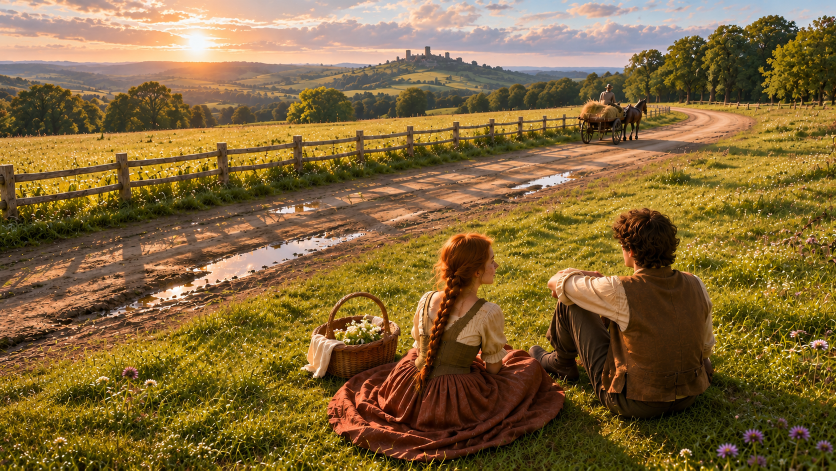
#> input picture reference_images/POV_MASTER.png, 1672 x 941 px, found by its file name (shown at 1/2 size)
$ python frame_bible.py
#> lines starting #> are read from the running program, lines starting #| are printed output that depends on the picture
### tools/camera.py
"""Pinhole model of the Lovers tree camera, fitted to reference_images/POV_MASTER.png.

World axes: origin on the ground directly below the lens.
  X = metres to the right of the neutral view direction
  Z = metres forward along the ground (neutral view direction)
  Y = metres up
Image: 1672 x 941 px, origin top-left.

Fit (see bible/FRAME_BIBLE.md for the working):
  horizon at y=125 px  -> pitch 14.7 deg down at f=1312 px (~65 deg horizontal FOV)
  fence posts (~1.2 m) and the hay wagon (~2.8 m with driver) both fit a lens height of ~3.6 m.
These are estimates from an AI image, not survey numbers. Change them here only, and
re-render every board when you do.
"""
import math

W, H = 1672, 941
F = 1312.0            # focal length in px
CX, CY = W / 2, 470.0
PITCH = math.radians(14.7)   # downward tilt of neutral view
CAM_H = 3.6           # lens height above ground, metres


def project(x, y, z, yaw_deg=0.0, pitch_deg=0.0):
    """World point (m) -> image (px). Returns None if behind the camera.
    yaw/pitch are the allowed head-like turns relative to neutral."""
    yaw = math.radians(yaw_deg)
    pitch = PITCH + math.radians(pitch_deg)
    # translate to camera position
    px, py, pz = x, y - CAM_H, z
    # yaw (about vertical axis)
    px, pz = px * math.cos(yaw) - pz * math.sin(yaw), px * math.sin(yaw) + pz * math.cos(yaw)
    # pitch down (about X axis)
    cy_, cz_ = py * math.cos(pitch) + pz * math.sin(pitch), -py * math.sin(pitch) + pz * math.cos(pitch)
    if cz_ <= 0.05:
        return None
    u = CX + F * px / cz_
    v = CY - F * cy_ / cz_
    return (u, v)


# [18 lines left out: functions ground_from_pixel, height_px, not called in this run]

### tools/frame_bible.py
"""Render bible/FRAME_BIBLE_v1.png: POV_MASTER with ground grid, landmarks and stage zones.
Run from repo root:  python3 tools/frame_bible.py
"""
import os, sys
sys.path.insert(0, os.path.dirname(__file__))
from PIL import Image, ImageDraw, ImageFont
import camera as cam
import landmarks as lm

FONT = '/usr/share/fonts/truetype/dejavu/DejaVuSans.ttf'
FONTB = '/usr/share/fonts/truetype/dejavu/DejaVuSans-Bold.ttf'


def poly(d, pts, col, w=3):
    d.line([tuple(p) for p in pts], fill=col, width=w, joint='curve')


def ground_line(d, pts_world, col, w=1):
    px = [cam.project(x, 0, z) for x, z in pts_world]
    px = [p for p in px if p]
    if len(px) > 1:
        d.line(px, fill=col, width=w)


def main():
    base = Image.open('reference_images/POV_MASTER.png').convert('RGB')
#> base is the input picture: PIL image 1672x941 RGB; mean R, G, B 130.6, 103.6, 57.7
    # dim the image so annotation reads
    im = Image.blend(base, Image.new('RGB', base.size, (20, 20, 20)), 0.35)
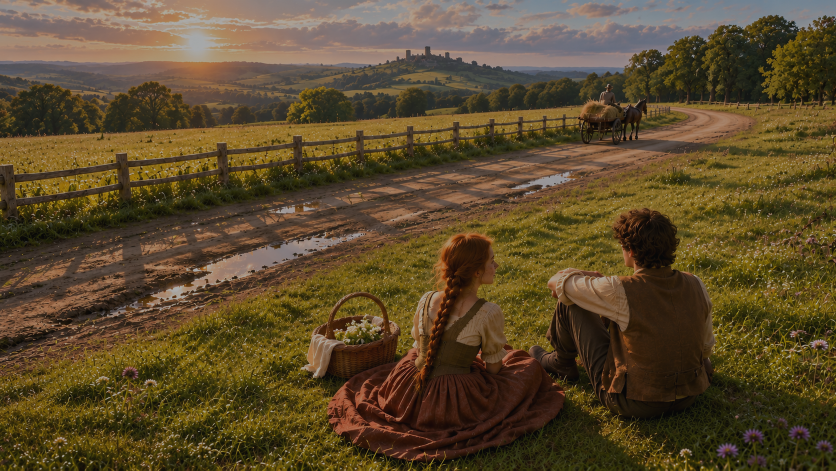
#> im: PIL image 1672x941 RGB (shown at 1/2 size); mean R, G, B 91.4, 73.9, 44
    ov = Image.new('RGBA', im.size, (0, 0, 0, 0))
#> ov: PIL image 1672x941 RGBA; every value is 0
    d = ImageDraw.Draw(ov)
    f = ImageFont.truetype(FONT, 15)
    fb = ImageFont.truetype(FONTB, 17)

    # ground grid
    for z in [6, 8, 10, 12, 15, 20, 30, 50]:
        ground_line(d, [(x / 2, z) for x in range(-80, 81)], (120, 220, 255, 150))
        p = cam.project(-0.0, 0, z)
        if p and p[1] < cam.H:
            d.text((p[0] + 4, p[1] - 16), f'{z} m', fill=(170, 235, 255, 255), font=f)
    for x in range(-20, 21, 2):
        ground_line(d, [(x, z / 4) for z in range(21, 400)], (120, 220, 255, 90))

    # landmarks
    d.line([(0, lm.HORIZON_Y), (cam.W, lm.HORIZON_Y)], fill=(255, 255, 255, 200), width=2)
    d.text((10, lm.HORIZON_Y - 20), 'HORIZON y=%d (locked)' % lm.HORIZON_Y, fill=(255, 255, 255, 255), font=fb)
    poly(d, lm.FENCE_TOP_RAIL, (255, 200, 60, 255), 3)
    for x, ytop, ybot in lm.FENCE_POSTS:
        d.line([(x, ytop), (x, ybot)], fill=(255, 200, 60, 255), width=5)
    d.text((40, 300), 'FENCE (post spacing locked)', fill=(255, 210, 90, 255), font=fb)
    poly(d, lm.ROAD_NEAR_EDGE, (255, 120, 60, 255), 3)
    poly(d, lm.ROAD_FAR_EDGE, (255, 120, 60, 255), 3)
    d.text((300, 640), 'ROAD near edge', fill=(255, 150, 100, 255), font=fb)
    for name, box in lm.PUDDLES.items():
        d.ellipse(box, outline=(120, 200, 255, 255), width=2)
    x0, y0, x1, y1 = lm.CASTLE_BOX
    d.rectangle(lm.CASTLE_BOX, outline=(255, 255, 255, 255), width=2)
    d.text((x0, y0 - 20), 'RUIN (image detail, not canon)', fill=(255, 255, 255, 255), font=f)
    sx, sy = lm.SUN_XY
    d.ellipse((sx - 14, sy - 14, sx + 14, sy + 14), outline=(255, 240, 120, 255), width=2)
    d.text((sx + 18, sy - 8), 'sun (master only; moves per plate)', fill=(255, 240, 150, 255), font=f)

    # stage zones on the ground
    for name, (xa, xb, za, zb, col) in lm.ZONES.items():
        pts = [(xa, za), (xb, za), (xb, zb), (xa, zb)]
        px = [cam.project(x, 0, z) for x, z in pts]
        d.polygon(px, outline=col + (255,), fill=col + (55,))
        cxp = cam.project((xa + xb) / 2, 0, (za + zb) / 2)
        d.text((cxp[0] - 60, cxp[1] - 10), name, fill=col + (255,), font=fb)

    # scale figures: standing 1.7 m and seated 0.9 m at a few distances
    for x, z in [(-1.5, 6), (2.5, 9), (-3.5, 14), (6, 20)]:
        for h, col in [(1.7, (255, 255, 255, 230)), (0.9, (255, 170, 220, 230))]:
            a, b = cam.project(x, 0, z), cam.project(x, h, z)
            off = 0 if h > 1 else 10
            d.line([(a[0] + off, a[1]), (b[0] + off, b[1])], fill=col, width=4)
        a = cam.project(x, 0, z)
        d.text((a[0] + 14, a[1] - 14), f'{z} m', fill=(255, 255, 255, 255), font=f)

    out = Image.alpha_composite(im.convert('RGBA'), ov).convert('RGB')
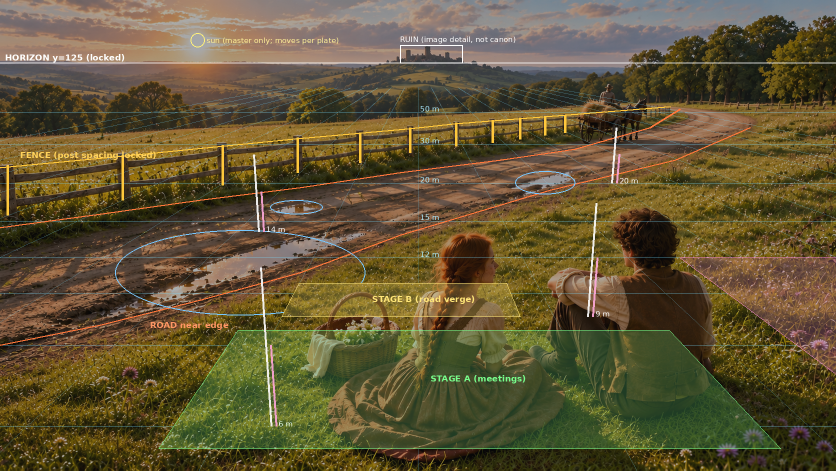
#> out: PIL image 1672x941 RGB (shown at 1/2 size); mean R, G, B 97.7, 85.6, 53.1
    # footer legend
    leg = Image.new('RGB', (cam.W, 120), (17, 27, 33))
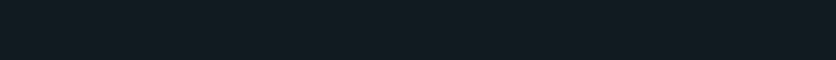
#> leg: PIL image 1672x120 RGB (shown at 1/2 size); mean R, G, B 17, 27, 33
    dl = ImageDraw.Draw(leg)
    dl.text((16, 10), 'FRAME BIBLE v1  /  THE LOVERS  /  tree camera A (upper trunk, branch junction)', fill=(235, 235, 225), font=fb)
    dl.text((16, 38), f'Lens ~{cam.CAM_H} m above ground  |  neutral pitch {round(cam.PITCH*57.2958,1)} deg down  |  f = {int(cam.F)} px (~65 deg HFOV)  |  '
                      'allowed: yaw +/-10 deg, pitch -5..+15 deg, no XYZ change, no zoom', fill=(200, 210, 210), font=f)
    dl.text((16, 62), 'Blue grid = ground plane in metres from the trunk base.  White bars = 1.7 m standing adult, pink = 0.9 m seated, at true scale for this camera.',
            fill=(200, 210, 210), font=f)
    dl.text((16, 86), 'Ground nearer than 5.25 m is OUT OF FRAME at neutral pitch. The painted couple in POV_MASTER are ~2.3x oversized; ignore their scale.',
            fill=(255, 170, 120), font=f)
    final = Image.new('RGB', (cam.W, cam.H + 120))
#> final: PIL image 1672x1061 RGB; every value is 0
    final.paste(out, (0, 0)); final.paste(leg, (0, cam.H))
#> after `final.paste(out, (0, 0))`:
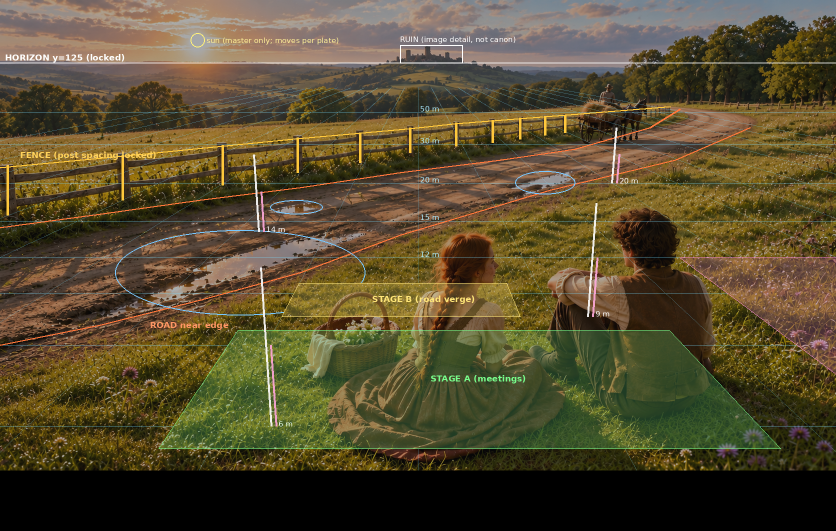
#> final: PIL image 1672x1061 RGB (shown at 1/2 size); mean R, G, B 86.7, 75.9, 47.1
#> after `final.paste(leg, (0, cam.H))`:
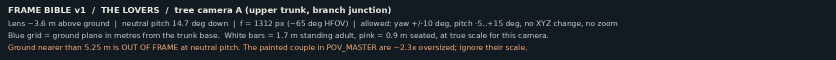
#> leg: PIL image 1672x120 RGB (shown at 1/2 size); mean R, G, B 29.4, 37.9, 42.7
#> after `final.paste(leg, (0, cam.H))`:
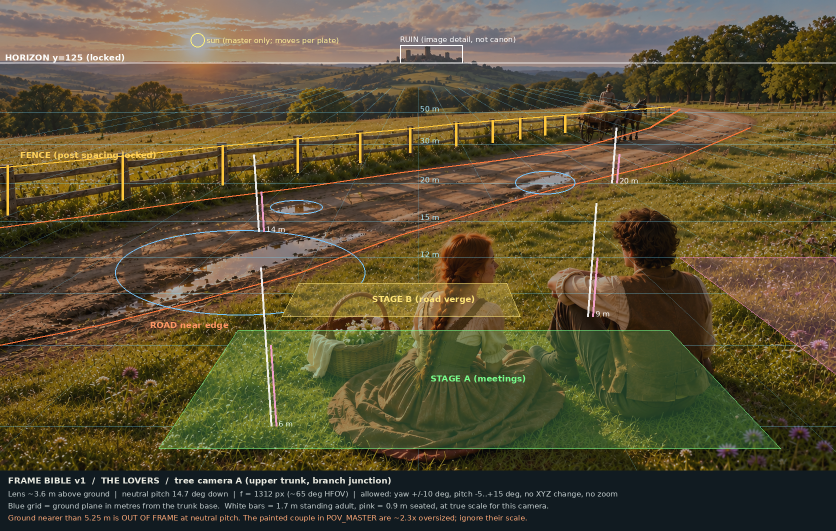
#> final: PIL image 1672x1061 RGB (shown at 1/2 size); mean R, G, B 90, 80.2, 51.9
    final.save('bible/FRAME_BIBLE_v1.png')
    print('wrote bible/FRAME_BIBLE_v1.png')


if __name__ == '__main__':
    main()

$ run again, with reference_images/CHARACTERS_ELIAS_MAEVE.png copied over reference_images/POV_MASTER.png
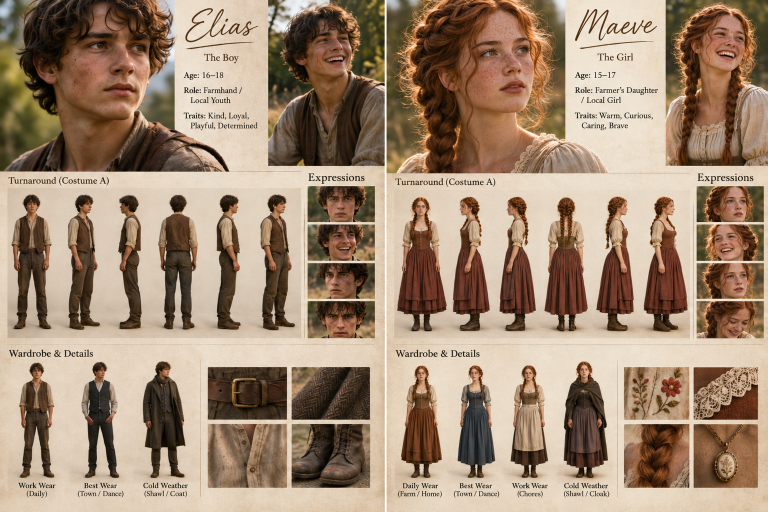
#> input picture reference_images/CHARACTERS_ELIAS_MAEVE.png, 1535 x 1024 px, found by its file name (shown at 1/2 size)
#> in main, base is the input picture: PIL image 1535x1024 RGB; mean R, G, B 160.8, 137.4, 115.5
#> in main, `im = Image.blend(base, Image.new('RGB', base.size, (20, 20, 20)), 0.35)`:
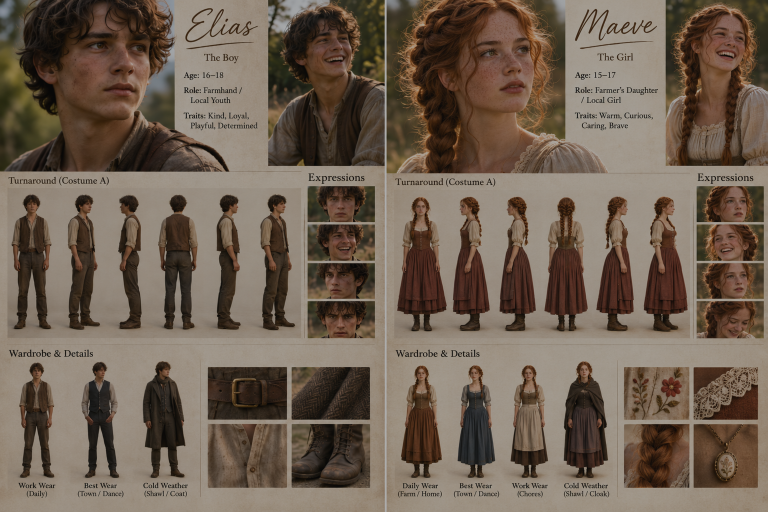
#> im: PIL image 1535x1024 RGB (shown at 1/2 size); mean R, G, B 111, 95.8, 81.6
#> ov: PIL image 1535x1024 RGBA; every value is 0
#> in main, `final.paste(leg, (0, cam.H))`:
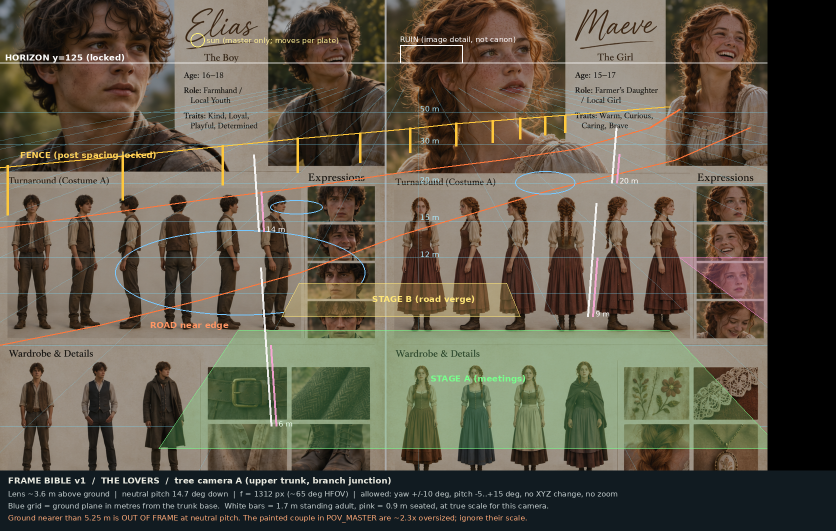
#> final: PIL image 1672x1061 RGB (shown at 1/2 size); mean R, G, B 95.3, 88.4, 73.7

$ run again, with reference_images/FIRST_MEETING_PERFORMANCE_REFERENCE.png copied over reference_images/POV_MASTER.png
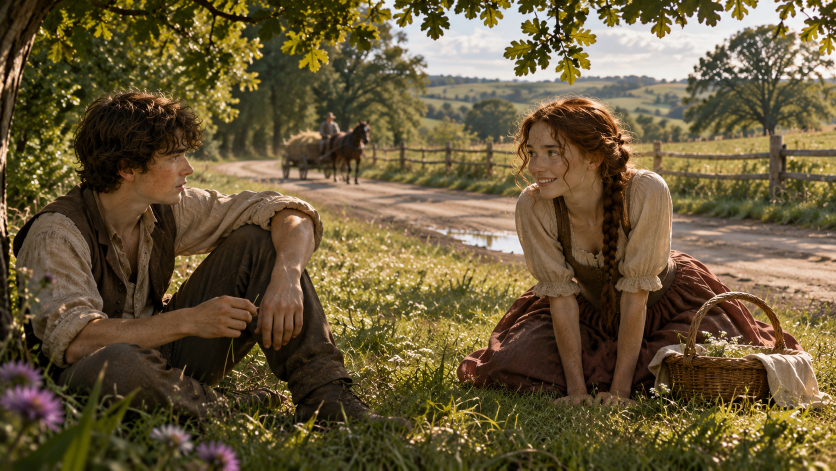
#> input picture reference_images/FIRST_MEETING_PERFORMANCE_REFERENCE.png, 1672 x 941 px, found by its file name (shown at 1/2 size)
#> in main, base is the input picture: PIL image 1672x941 RGB; mean R, G, B 104.3, 88.8, 57.1
#> in main, `im = Image.blend(base, Image.new('RGB', base.size, (20, 20, 20)), 0.35)`:
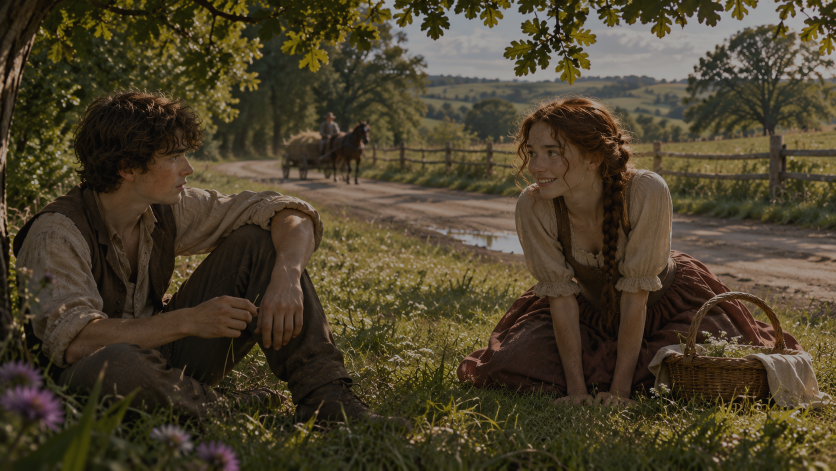
#> im: PIL image 1672x941 RGB (shown at 1/2 size); mean R, G, B 74.3, 64.2, 43.6
#> ov: PIL image 1672x941 RGBA; every value is 0
#> in main, `final.paste(leg, (0, cam.H))`:
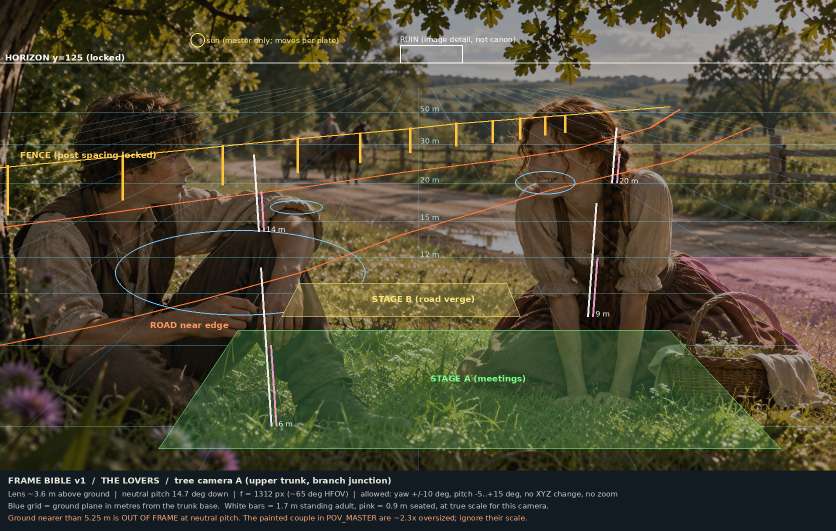
#> final: PIL image 1672x1061 RGB (shown at 1/2 size); mean R, G, B 75.5, 71.8, 51.1

$ run again, with reference_images/HISTORICAL_HANGING_BOARD_NOT_APPROVED.png copied over reference_images/POV_MASTER.png
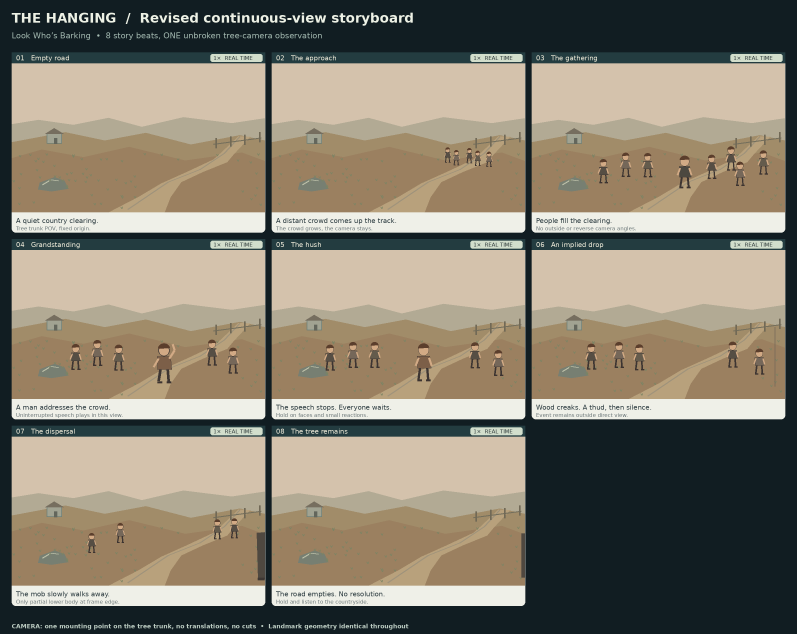
#> input picture reference_images/HISTORICAL_HANGING_BOARD_NOT_APPROVED.png, 2390 x 1900 px, found by its file name (shown at 1/3 size)
#> in main, base is the input picture: PIL image 2390x1900 RGB; mean R, G, B 135.4, 128, 112.5
#> in main, `im = Image.blend(base, Image.new('RGB', base.size, (20, 20, 20)), 0.35)`:
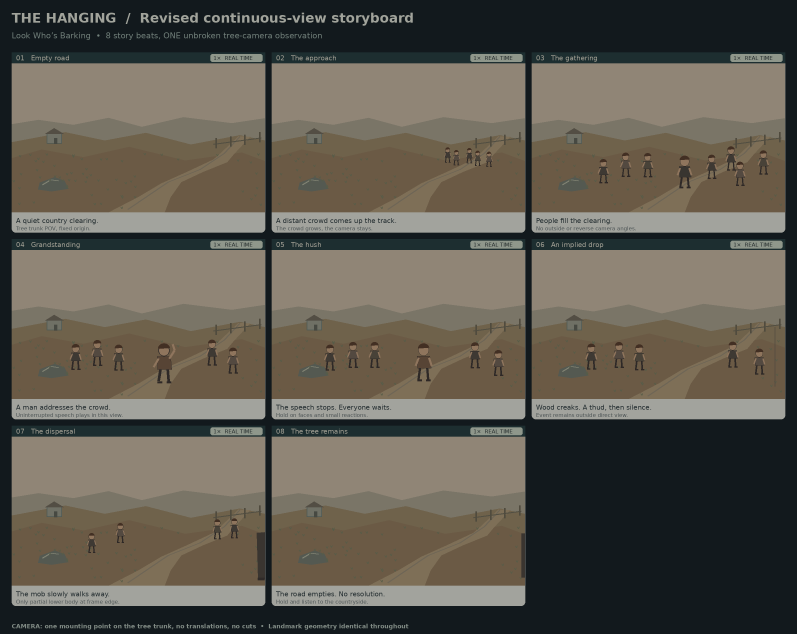
#> im: PIL image 2390x1900 RGB (shown at 1/3 size); mean R, G, B 94.5, 89.8, 79.7
#> ov: PIL image 2390x1900 RGBA; every value is 0
#> in main, `final.paste(leg, (0, cam.H))`:
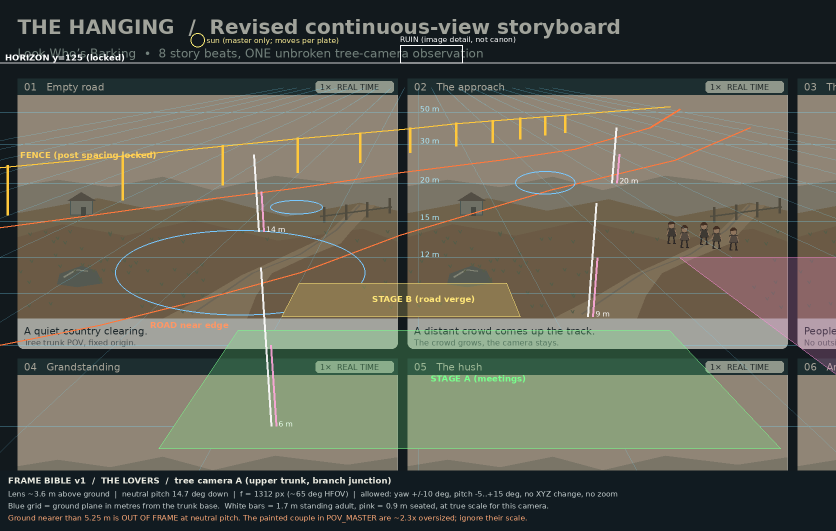
#> final: PIL image 1672x1061 RGB (shown at 1/2 size); mean R, G, B 97.6, 98, 85.6
